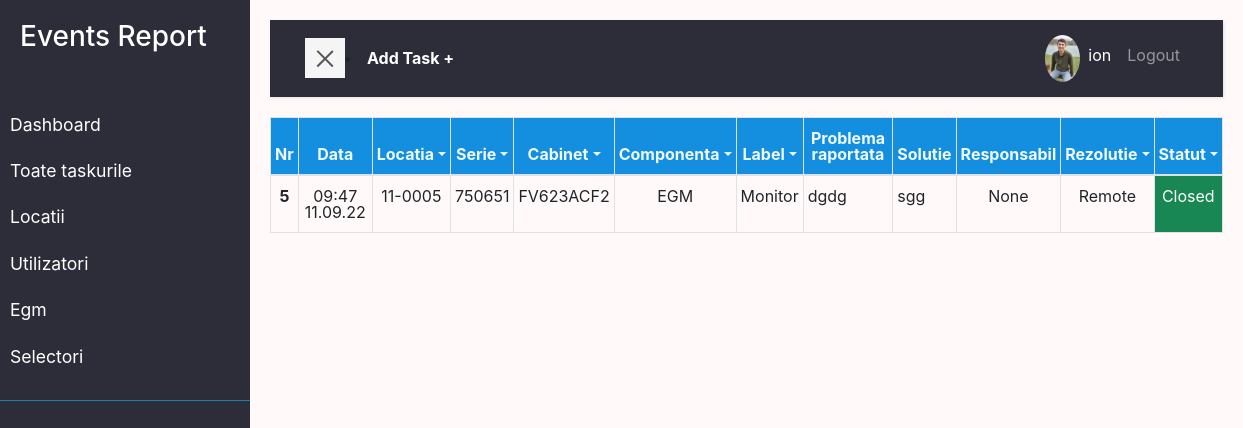
The app's page / (signed in) with its own data.
### user/models.py (models this page shows, shortened)
class Profile(models.Model):
    user = models.OneToOneField(
        User, on_delete=models.DO_NOTHING, null=True, blank=True)
    nume = models.CharField(max_length=200, blank=True, null=True)
    prenume = models.CharField(max_length=200, blank=True, null=True)
    email = models.EmailField(max_length=500, blank=True, null=True)
    email_serviciu = models.EmailField(
        max_length=500, unique=True, blank=True, null=True)
    username = models.CharField(max_length=200, blank=True, null=True)
    location = models.CharField(max_length=200, blank=True, null=True)
    functie = models.CharField(
        max_length=200, blank=True, null=True, default='Tehnician Electronica')
    profile_image = models.ImageField(
        null=True, blank=True, upload_to='profiles/', default='profiles/user-default.png')
    url_facebook = models.CharField(max_length=200, blank=True, null=True)
    phone = models.CharField(max_length=200, blank=True, null=True)
    phone_serviciu = models.CharField(max_length=200, blank=True, null=True)
    created = models.DateTimeField(auto_now_add=True)
    id = models.UUIDField(default=uuid.uuid4, unique=True,
                          primary_key=True, editable=False)
    class Meta:
        ordering = ['created']
    @property
    def imageURL(self):
        try:
            url = self.profile_image.url
        except:
            url = ''
        return url

### task/models.py (models this page shows, shortened)
class Task(models.Model):
    STAT = (
        ('open', 'Open'),
        ('closed', 'Closed'),
        ('in_progres', 'Progres'),
        ('waiting_vnet', 'VNET'),
        ('waiting_cmac', 'CMAC'),
        ('waiting_lnm', 'LNM'),
    )
    nr = models.BigAutoField(primary_key=True, unique=True, editable=False)
    created = models.DateTimeField(auto_now_add=True, null=True, blank=True)
    locatia = models.ForeignKey(
        Location, null=True, blank=True, on_delete=models.DO_NOTHING)
    egm = models.ForeignKey(Egm, null=True, blank=True,
                            on_delete=models.DO_NOTHING)
    owner = models.ForeignKey(
        Profile, null=True, blank=True, on_delete=models.DO_NOTHING)
    informatorul = models.CharField(max_length=200, blank=True, null=True)
    componenta = models.ForeignKey(
        'Componenta', null=True, blank=True, on_delete=models.DO_NOTHING)
    label = models.ForeignKey(
        'Label', null=True, blank=True, on_delete=models.DO_NOTHING)
    problema = models.TextField(blank=True, null=True)
    solutie = models.TextField(blank=True, null=True)
    sumar = models.TextField(blank=True, null=True)
    responsabil = models.CharField(max_length=200, blank=True, null=True)
    rezolutie = models.ForeignKey(
        'Rezolutie', null=True, blank=True, on_delete=models.DO_NOTHING)
    status = models.CharField(max_length=200, choices=STAT, default='open')
    data_inchidere = models.DateTimeField(null=True, blank=True)
    supervisor = models.CharField(max_length=200, blank=True, null=True)
    class Meta:
        ordering = ['-created']

class Componenta(models.Model):
    name = models.CharField(max_length=200)
    created = models.DateTimeField(auto_now_add=True, null=True, blank=True)
    def __str__(self):
        return self.name

class Label(models.Model):
    name = models.CharField(max_length=200)
    created = models.DateTimeField(auto_now_add=True, null=True, blank=True)
    def __str__(self):
        return self.name

class Rezolutie(models.Model):
    name = models.CharField(max_length=200)
    created = models.DateTimeField(auto_now_add=True, null=True, blank=True)
    def __str__(self):
        return self.name

### location/models.py (models this page shows)
class Location(models.Model):
    STAT = (
        ('deschisa', 'Deschisa'),
        ('inchisa', 'Inchisa'),
        ('in_progres', 'In progres'),
    )
    numar = models.CharField(max_length=200)
    name = models.CharField(max_length=200, null=True, blank=True)
    address = models.CharField(max_length=200, null=True, blank=True)
    status = models.CharField(max_length=200, choices=STAT)
    telefon = models.CharField(max_length=200, null=True, blank=True)
    adresa_ip = models.CharField(max_length=200, null=True, blank=True)
    manager = models.ForeignKey(
        'Manager', null=True, blank=True, on_delete=models.SET_NULL)
    data_deschidere = models.DateField(null=True, blank=True)
    data_inchidere = models.DateField(null=True, blank=True)
    created = models.DateTimeField(auto_now_add=True, null=True, blank=True)
    def __str__(self):
        return self.numar

### egm/models.py (models this page shows)
class Egm(models.Model):
    serie = models.CharField(max_length=200)
    cabinet = models.ForeignKey(
        'Cabinet', null=True, blank=True, on_delete=models.DO_NOTHING)
    platforma = models.ForeignKey(
        'Platform', null=True, blank=True, on_delete=models.DO_NOTHING)
    locatia = models.ForeignKey(
        Location, null=True, blank=True, on_delete=models.DO_NOTHING)
    created = models.DateTimeField(auto_now_add=True, null=True, blank=True)
    def __str__(self):
        return self.serie
    class Meta:
        ordering = ['serie']

class Cabinet(models.Model):
    name = models.CharField(max_length=200)
    created = models.DateTimeField(auto_now_add=True, null=True, blank=True)
    def __str__(self):
        return self.name
    class Meta:
        ordering = ['created']

### task/views.py (the view)
# urls.py: path('', views.tasks, name='tasks'),
@login_required(login_url='login')
def tasks(request):
    componente = Componenta.objects.all()
    cabinete = Cabinet.objects.all()
    egms = Egm.objects.all()
    rezolutii = Rezolutie.objects.all()
    labels = Label.objects.all()
    tasks = Task.objects.all()
    locatii = Location.objects.all()
    context = {'tasks': tasks, 'rezolutii': rezolutii, 'labels': labels,
               'componente': componente, 'cabinete': cabinete, 'egms': egms, 'locatii': locatii}
    return render(request, 'task/tasks.html', context)

### task/templates/task/tasks.html (shortened to what this page needs)
{% extends 'main.html' %}
{% load static %}
{% block content %}
<div class=" text-center  tableFixHead">
      <table class="table table-bordered table-hover lh-1  " id="tabel">
        <thead >
        <tr >
          <th class="px-1" >Nr</th>
          <th class="px-1" >Data</th>
          <th class="px-1" >
            <a class="dropdown-toggle" type="button" data-bs-toggle="dropdown" aria-expanded="false">Locatia</a>
          </th>
          <th class="px-1">
            <a class="dropdown-toggle" type="button" data-bs-toggle="dropdown" aria-expanded="false">Serie</a>
          </th>
          <th class="px-1">
            <a class="dropdown-toggle" type="button" data-bs-toggle="dropdown" aria-expanded="false">Cabinet</a>
          </th>
          <th class="px-1">
            <a class="dropdown-toggle" type="button" data-bs-toggle="dropdown" aria-expanded="false">Componenta</a>
          </th>
          <th class="px-1">
            <a class="dropdown-toggle" type="button" data-bs-toggle="dropdown" aria-expanded="false">Label</a>
          </th>
          <th class="px-1">Problema raportata</th>
          <th class="px-1">Solutie</th>
          <th class="px-1">Responsabil</th>
          <th class="px-1">
            <a class="dropdown-toggle" type="button" data-bs-toggle="dropdown" aria-expanded="false">Rezolutie</a>
          </th>
          <th class="px-1">
            <a class="dropdown-toggle" type="button" data-bs-toggle="dropdown" aria-expanded="false">Statut</a>
          </th>
        </tr>
        </thead>
        <tbody >
        {% for task in tasks %}
        <tr >
          <th class="px-1"><a  href="{% url 'task' task.nr %}">{{task.nr}}</a></th>
          <td class="px-1">{{task.created|date:"H:i d.m.y"}}</td>
          <td class="px-1">{{task.locatia.numar}}</td>
          <td class="px-1">{{task.egm.serie}}</td>
          <td class="px-1">{{task.egm.cabinet}}</td>
          <td class="px-1">{{task.componenta}}</td>
          <td class="px-1">{{task.label}}</td>
          <td class="px-1" ><a onclick="return false" ondblclick="location=this.href" href="{% url 'task' task.nr %}"><div class="text-start">{{task.problema}}</div></a></td>
          <td class="px-1"><div class="text-start">{{task.solutie}}</div></td>
          <td class="px-1">{{task.responsabil}}</td>
          <td class="px-1">{{task.rezolutie}}</td>
          {% if task.status == 'open' %}
          <td class="text-bg-danger px-1">{{task.get_status_display}}</td>
          {% elif task.status == 'closed' %}
          <td class="text-bg-success px-1">{{task.get_status_display}}</td>
          {% elif task.status == 'in_progres' %}
          <td class="text-bg-info px-1">{{task.get_status_display}}</td>
          {% elif task.status == 'waiting_vnet' %}
          <td class="text-bg-warning px-1">{{task.get_status_display}}</td>
          {% elif task.status == 'waiting_cmac' %}
          <td class="text-bg-secondary px-1">{{task.get_status_display}}</td>
          {% elif task.status == 'waiting_lnm' %}
          <td class="text-bg-primary px-1">{{task.get_status_display}}</td>
          {% endif %}
        </tr>
        {% endfor %}
      </tbody>
      </table>
</div>
  {% endblock %}

### templates/navbar.html (shortened to what this page needs)
    <div class="wrapper">
        <nav id="sidebar" >
            <div class="sidebar-header">
                <h3>Events Report</h3>
            </div>
            <ul class="list-unstyled components">
                <li >
                   <a href="{% url 'dashboard' %}">Dashboard</a>
                   <a href="{% url 'tasks'%}">Toate taskurile</a>
                   <a href="{% url 'locations' %}">Locatii</a>
                   <a href="{% url 'profiles' %}">Utilizatori</a>
                   <a href="{% url 'egm' %}">Egm</a>
                   {% if request.user.is_staff %}
                   <a href="{% url 'selectori' %}">Selectori</a>
                   {% endif %}
                </li>
            </ul>
        </nav>
        <div id="content">
            <nav class="navbar navbar-expand-lg navbar-dark bg-nn">
                <div class="container-fluid">
                    <button type="button" id="sidebarCollapse" class="navbar-btn btn-blue ">
                        <span></span>
                    </button> <li class="nav-item active "><a  class="text-white fw-bold" href="{% url 'task-form' %}?next=/">Add Task +</a></li>
                    <div class="collapse navbar-collapse  " id="navbarSupportedContent">
                        <ul class="nav navbar-nav  ml-auto">
                            {% if request.user.is_authenticated %}
                            <li class="nav-item active"><a class="" href="{% url 'account' %}"><img src="{{request.user.profile.imageURL}}"
                                alt="avatar"class="rounded-circle img-fluid" style="width: 35px;"></a></li>
                            <li class="nav-item active"><a class="nav-link" href="{% url 'account' %}">{{request.user.profile.username}}</a></li>
                            <li class="nav-item"><a class="nav-link" href="{% url 'logout' %}">Logout</a></li>
                            {% else %}
                            <li class="nav-item"><a class="nav-link" href="{% url 'login' %}">Login/Sign Up</a></li>
                            {% endif %}
                        </ul>
                    </div>
                </div>
            </nav>
</body>
</html>

### static/styles/app.css (style rules this page uses)
:root { --color-sub: #2d2d39; --color-sub1: #12528f; }
.tableFixHead thead th { position: sticky; top: 0; z-index: 1; background-color: rgb(20, 142, 223); color:aliceblue; }

### static/styles/main.css (style rules this page uses)
:root { --color-sub: #2d2d39; --color-sub1: #275179; }
body { background: #fff9f9; }
a, a:hover, a:focus { color: inherit; text-decoration: none; transition: all 0.3s; }
.navbar { padding: 15px 20px; background: var(--color-sub); border: none; border-radius: 0; margin-bottom: 20px; box-shadow: 1px 1px 3px rgba(0, 0, 0, 0.1); }
.navbar-btn { box-shadow: none; outline: none !important; border: none; }
.wrapper { display: flex; width: 100%; align-items: stretch; perspective: 1500px; }
#sidebar { min-width: 250px; max-width: 250px; background: var(--color-sub); color: #fff; transition: all 0.6s cubic-bezier(0.945, 0.020, 0.270, 0.665); transform-origin: bottom left; }
#sidebar .sidebar-header { padding: 20px; background:var(--color-sub); }
#sidebar ul.components { padding: 20px 0; border-bottom: 1px solid #1981b4; }
#sidebar ul li a { padding: 10px; font-size: 1.1em; display: block; }
#content { width: 100%; padding: 20px; min-height: 100vh; transition: all 0.3s; }
#sidebarCollapse { width: 40px; height: 40px; background: #f5f5f5; cursor: pointer; }
#sidebarCollapse span { width: 80%; height: 2px; margin: 0 auto; display: block; background: #555; transition: all 0.8s cubic-bezier(0.810, -0.330, 0.345, 1.375); transition-delay: 0.2s; }
#sidebarCollapse span:last-of-type { transform: rotate(-45deg) translate(1px, -1px); }

### records on screen
Task: nr "5", created "09:47 11.09.22", locatia.numar "11-0005", egm.serie "750651", egm.cabinet "FV623ACF2", componenta "EGM", label "Monitor", problema "dgdg", solutie "sgg", responsabil "None", rezolutie "Remote", status "Closed"

### other values on screen
{{ request.user.profile.username }} "ion"
